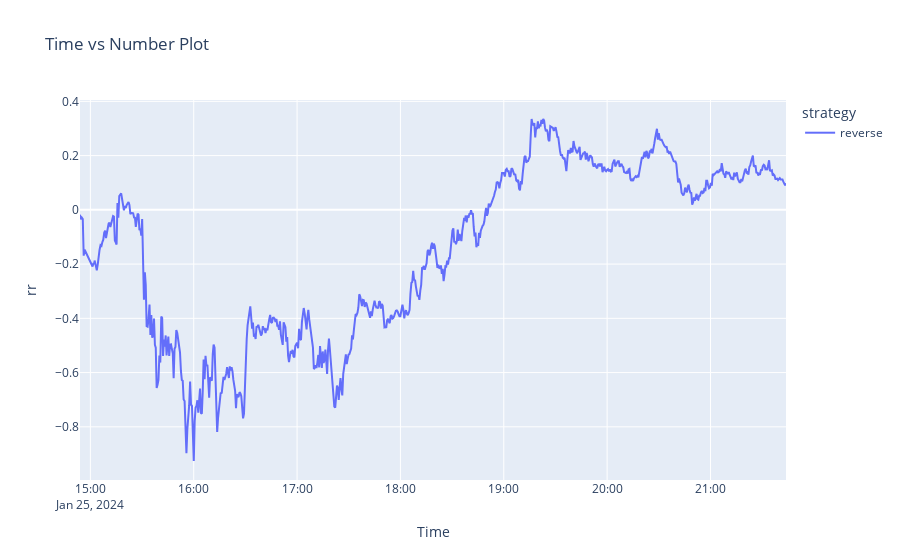

This figure's notebook cell:
### Code cell
# Create the plot
fig = px.line(df, x='Time', y='rr', color='strategy', title='Time vs Number Plot')

# Show the plot
fig.show()

### Figure 1 — Plotly figure (JSON) as saved in the notebook; plotly's stock layout.template omitted (floating-point values rounded to 4 significant figures; data arrays with more than 128 entries replaced by an {"elided": "..."} marker saying what was removed)
{"data": [{"hovertemplate": "strategy=reverse<br>Time=%{x}<br>rr=%{y}<extra></extra>", "legendgroup": "reverse", "line": {"color": "#636efa", "dash": "solid"}, "marker": {"symbol": "circle"}, "mode": "lines", "name": "reverse", "orientation": "v", "showlegend": true, "type": "scatter", "x": {"elided": "782 str values"}, "xaxis": "x", "y": {"elided": "782 float values"}, "yaxis": "y"}], "layout": {"legend": {"title": {"text": "strategy"}, "tracegroupgap": 0}, "title": {"text": "Time vs Number Plot"}, "xaxis": {"anchor": "y", "domain": [0, 1], "title": {"text": "Time"}}, "yaxis": {"anchor": "x", "domain": [0, 1], "title": {"text": "rr"}}}}
